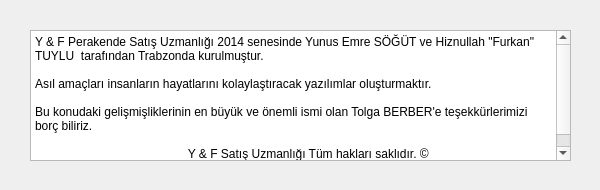
<?xml version="1.0" encoding="UTF-8"?>
<ui version="4.0">
 <class>Hakkimizda</class>
 <widget class="QDialog" name="Hakkimizda">
  <property name="geometry">
   <rect>
    <x>0</x>
    <y>0</y>
    <width>600</width>
    <height>190</height>
   </rect>
  </property>
  <property name="windowTitle">
   <string>Hakkımızda</string>
  </property>
  <property name="windowIcon">
   <iconset resource="../materials.qrc">
    <normaloff>:/icons/Icons/meeting_workspace.png</normaloff>:/icons/Icons/meeting_workspace.png</iconset>
  </property>
  <widget class="QPlainTextEdit" name="plainTextEdit">
   <property name="geometry">
    <rect>
     <x>30</x>
     <y>30</y>
     <width>541</width>
     <height>131</height>
    </rect>
   </property>
   <property name="undoRedoEnabled">
    <bool>false</bool>
   </property>
   <property name="plainText">
    <string>Y &amp; F Perakende Satış Uzmanlığı 2014 senesinde Yunus Emre SÖĞÜT ve Hiznullah &quot;Furkan&quot; TUYLU  tarafından Trabzonda kurulmuştur.

Asıl amaçları insanların hayatlarını kolaylaştıracak yazılımlar oluşturmaktır.

Bu konudaki gelişmişliklerinin en büyük ve önemli ismi olan Tolga BERBER'e teşekkürlerimizi borç biliriz.

                                              Y &amp; F Satış Uzmanlığı Tüm hakları saklıdır. ©</string>
   </property>
  </widget>
 </widget>
 <resources>
  <include location="../materials.qrc"/>
 </resources>
 <connections/>
</ui>
